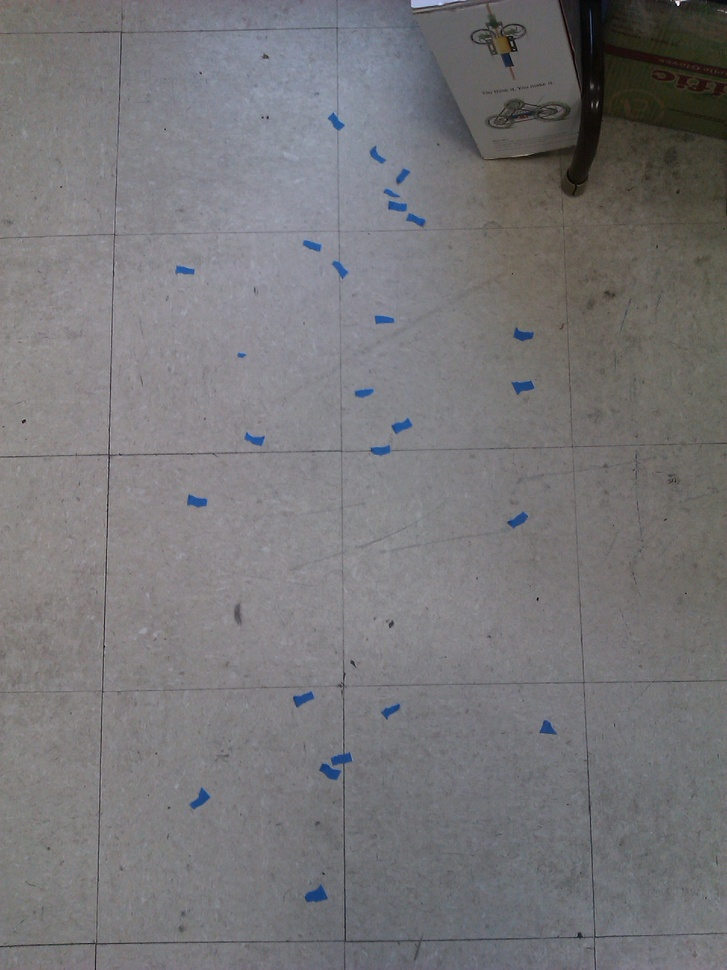
#> input picture accuracy_test_2015-04-14.jpg, 727 x 970 px, shrunk from 1920 x 2560 before the run, given in place of the camera
$ python 'HSV Tracking.py'   (Python 2 division)
#> lines starting #> are read from the running program, lines starting #| are printed output that depends on the picture; after the words box and inside, x2 and y2 are one past the last pixel; in counts of white or black regions, pixels touching at a corner belong together
import cv2
import cv2.cv as cv
import numpy as np
import time

numFrames = 0
erosionKernel = np.ones((3,3),np.uint8)
dilationKernel = np.ones((5,5),np.uint8)

cap = cv2.VideoCapture(0)
#cap.set(3,320)
#cap.set(4,240)

cv2.namedWindow('params', 0)
H_max = 255
H_min = 0
S_max = 255
S_min = 0
V_max = 255
V_min = 0
def set_scale_H_max(val):
    global H_max
    H_max = val
cv2.createTrackbar('H_Max', 'params', H_max, 255, set_scale_H_max)
def set_scale_H_min(val):
    global H_min
    H_min = val
cv2.createTrackbar('H_Min', 'params', H_min, 255, set_scale_H_min)

def set_scale_S_max(val):
    global S_max
    S_max = val
cv2.createTrackbar('S_Max', 'params', S_max, 255, set_scale_S_max)
def set_scale_S_min(val):
    global S_min
    S_min = val
cv2.createTrackbar('S_Min', 'params', S_min, 255, set_scale_S_min)

def set_scale_V_max(val):
    global V_max
    V_max = val
cv2.createTrackbar('V_Max', 'params', V_max, 255, set_scale_V_max)
def set_scale_V_min(val):
    global V_min
    V_min = val
cv2.createTrackbar('V_Min', 'params', V_min, 255, set_scale_V_min)

timeStart = time.time()
while(1):

    ret, frame = cap.read()
#> frame is the input picture: shape (970, 727, 3); mean B, G, R 120.2, 117.8, 119
    hsv = cv2.cvtColor(frame, cv2.COLOR_BGR2HSV)
#> hsv: shape (970, 727, 3); mean H, S, V 94.8, 18.1, 123.1

    # define range of white color in HSV
    # change it according to your need !
    lower = np.array([H_min,S_min,V_min], dtype=np.uint8)
    upper = np.array([H_max,S_max,V_max], dtype=np.uint8)

    # Threshold the HSV image to get only white colors
    mask = cv2.inRange(hsv, lower, upper)
#> mask: shape (970, 727); every value is 255

    mask = cv2.erode(mask, erosionKernel,iterations = 1)
    mask = cv2.dilate(mask, dilationKernel, iterations = 2)
    mask = cv2.erode(mask,erosionKernel, iterations = 1)


    # Bitwise-AND mask and original image
    res = cv2.bitwise_and(frame,frame, mask= mask)

    contours, hierarchy = cv2.findContours(mask, cv2.RETR_EXTERNAL, cv2.CHAIN_APPROX_SIMPLE)
#> contours = [[[0, 0], [0, 969], [726, 969], [726, 0]]]
#    print contours
    for cnt in contours :
        if (cv2.contourArea(cnt) > 50):
            cv2.drawContours(frame, [cnt],-1, (0,0,255), thickness = 2)
#> this loop made 1 pass
#> cnt on pass 1: [[0, 0], [0, 969], [726, 969], [726, 0]]
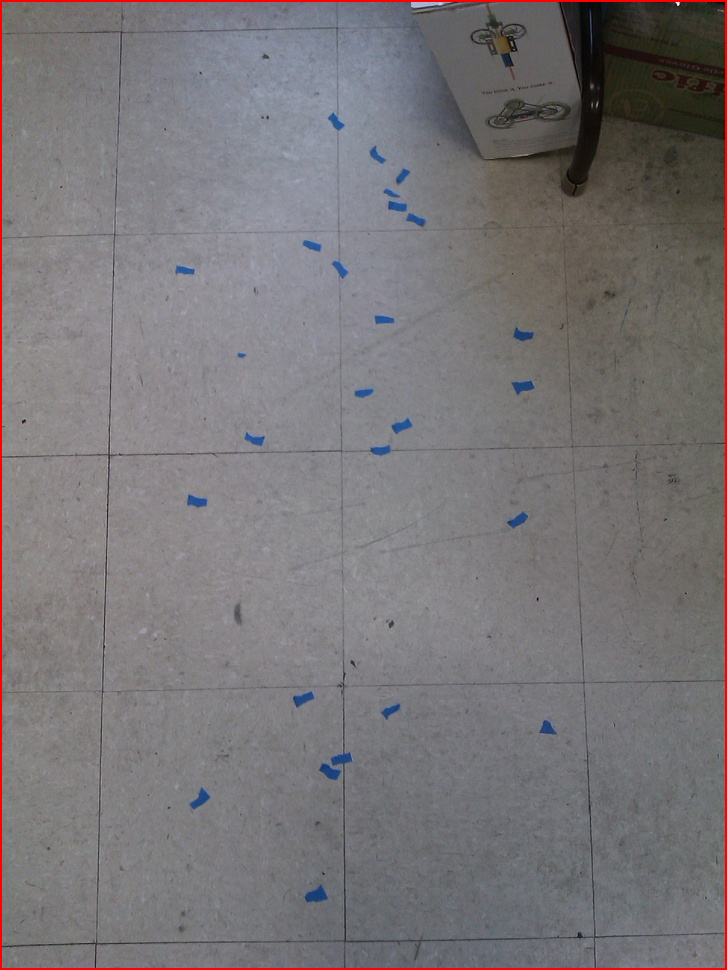
#> frame: shape (970, 727, 3); 0.96% of pixels changed, all inside (x1, y1, x2, y2) = (0, 0, 727, 970)

#    circle = cv2.HoughCircles(mask, cv.CV_HOUGH_GRADIENT, 1, 5)
#    print circle

    cv2.imshow('frame' ,frame)
#    cv2.imshow('mask',mask)
    cv2.imshow('res',res)
    numFrames += 1
    if cv2.waitKey(2) == 27:
#> (key Esc is pressed here)
        timeEnd = time.time()
        break

print "Frames per second:", (numFrames/(timeEnd - timeStart))
print "H_Max: " + str(H_max)
print "H_Min: " + str(H_min)
print "S_Max: " + str(S_max)
print "S_Min: " + str(S_min)
print "V_Max: " + str(V_max)
print "V_Min: " + str(V_min)
cap.release()
cv2.destroyAllWindows()

$ run again, on vision_test_2015-04-14.jpg
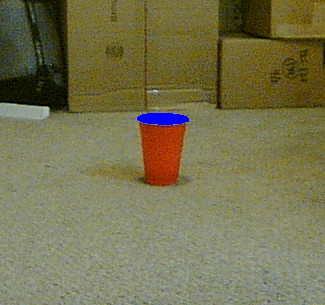
#> input picture vision_test_2015-04-14.jpg, 325 x 305 px, given in place of the camera
#> frame is the input picture: shape (305, 325, 3); mean B, G, R 79.7, 114.9, 118.5
#> hsv: shape (305, 325, 3); mean H, S, V 32.1, 101.3, 122.2
#> mask: shape (305, 325); every value is 255
#> contours = [[[0, 0], [0, 304], [324, 304], [324, 0]]]
#> the loop `for cnt in contours :` made 1 pass
#> cnt on pass 1: [[0, 0], [0, 304], [324, 304], [324, 0]]
#> after the loop `for cnt in contours :`:
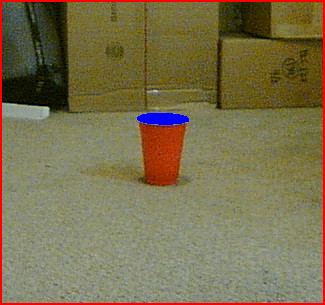
#> frame: shape (305, 325, 3); 2.53% of pixels changed, all inside (x1, y1, x2, y2) = (0, 0, 325, 305)
